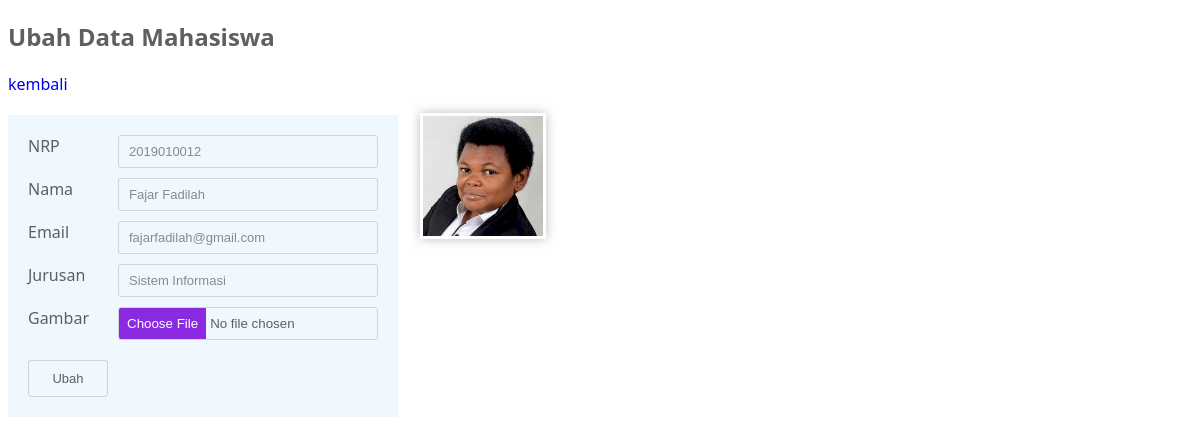
Page /13-upload/ubah.php?id=1 on the committed database.
### tables this page shows
CREATE TABLE `mahasiswa` (
  `id` int(11) NOT NULL AUTO_INCREMENT,
  `nrp` char(10) NOT NULL,
  `nama` varchar(100) NOT NULL,
  `email` varchar(100) NOT NULL,
  `jurusan` varchar(64) NOT NULL,
  `gambar` varchar(64) NOT NULL,
  PRIMARY KEY (`id`)
);

### 13-upload/function.php (called while the page is built, shortened)
<?php
$koneksi = mysqli_connect("localhost", "root", "", "tutorial_php_wpu");
function query($sql)
{
    global $koneksi;
    $hasil = mysqli_query($koneksi, $sql);
    $rows = [];
    while ($data = mysqli_fetch_assoc($hasil)) {
        $rows[] = $data;
    }
    return $rows;
}

### 13-upload/ubah.php (the view, shortened to what this page needs)
<?php
require_once "function.php";
$id = $_GET['id'];
$mhs = query("SELECT * FROM mahasiswa WHERE id = $id")[0];
?>
<!DOCTYPE html>
<html>
<head>
	<link rel="stylesheet" href="css/form.css">
</head>
<body>
	<h2>Ubah Data Mahasiswa</h2>
	<a href="index.php">kembali</a>
	<form action="" method="POST" enctype="multipart/form-data">
		<label for="nrp">NRP</label>
		<input type="text" name="nrp" id="nrp" required value="<?= $mhs['nrp']; ?>">
		<label for="nama">Nama</label>
		<input type="text" name="nama" id="nama" required value="<?= $mhs['nama']; ?>">
		<label for="email">Email</label>
		<input type="text" name="email" id="email" required value="<?= $mhs['email']; ?>">
		<label for="jurusan">Jurusan</label>
		<input type="text" name="jurusan" id="jurusan" required value="<?= $mhs['jurusan']; ?>">
		<label for="gambar">Gambar</label>
		<input type="file" name="gambar" id="gambar">
		<button type="submit" name="submit">Ubah</button>
	</form>
	<img src="img/<?= $mhs['gambar'] ?>" alt="gambar">
</body>
</html>

### 13-upload/css/form.css (style rules this page uses)
h2 + a { text-decoration: none; }
form { width: 350px; padding: 20px; margin-top: 20px; background-color: aliceblue; display: grid; grid-template-columns: 80px 1fr; gap: 10px; }
form input[type='text'] { padding: 8px 10px; font-size: 13px; color: rgb(138, 138, 138); background-color: aliceblue; border: 1px solid rgb(212, 211, 211); border-radius: 3px; }
form input[type='file'] { color: rgb(95, 95, 95); background-color: aliceblue; border: 1px solid rgb(212, 211, 211); border-radius: 3px; }
form button { margin-top: 10px; padding: 10px 10px; background-color: aliceblue; border: 1px solid rgb(212, 211, 211); border-radius: 3px; font-size: 13px; color: rgb(95, 95, 95); }
img { width: 10px; }

### 13-upload/css/variabel.css (style rules this page uses)
body { font-family: 'Segoe UI', Tahoma, Geneva, Verdana, sans-serif; color: rgb(95, 95, 95); }

### 13-upload/ubah.php (style rules this page uses)
img { width: 120px; position: absolute; border: 3px solid white; top: 113px; left: 420px; box-shadow: 0 0 10px rgba(172, 172, 172, 0.781); }

### rows in the picture
mahasiswa: nrp "2019010012", nama "Fajar Fadilah", email "fajarfadilah@gmail.com", jurusan "Sistem Informasi", gambar (picture)
